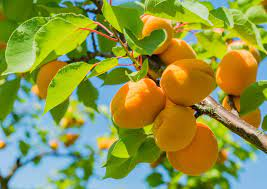
#> input picture Frontend/images/about.jpg, 267 x 189 px, given in place of the camera
$ jupyter execute 'Motion detect and Frame Capture.ipynb'
#> lines starting #> are read from the running program, lines starting #| are printed output that depends on the picture
[cell 1]
# import the necessary packages
from imutils.video import VideoStream
import argparse
import datetime
import imutils
#import os
import time
import cv2

# [9 lines of commented-out code are left out]


currentframe = 0


#save_path="./img/"

# construct the argument parser and parse the arguments
ap = argparse.ArgumentParser()
ap.add_argument("-f", "--fff", help="a dummy argument to fool ipython", default="1")
ap.add_argument("-v", "--video", help="path to the video file")
ap.add_argument("-a", "--min-area", type=int, default=750, help="minimum area size")
#args, unknown = parser.parse_known_args()
args = vars(ap.parse_args())


# if the video argument is None, then we are reading from webcam
if args.get("video", None) is None:
    vs = VideoStream(src=0).start()
    time.sleep(2.0)
# otherwise, we are reading from a video file
else:
    vs = cv2.VideoCapture(args["video"])
# initialize the first frame in the video stream
firstFrame = None


# loop over the frames of the video
while True:
    # grab the current frame and initialize the occupied/unoccupied
    # text
    frame = vs.read()
#> frame is the input picture: shape (189, 267, 3); mean B, G, R 68.7, 149.3, 140.1
    frame = frame if args.get("video", None) is None else frame[1]
    text = "Unoccupied"
    # if the frame could not be grabbed, then we have reached the end
    # of the video
    if frame is None:
        break
    # resize the frame, convert it to grayscale, and blur it
    frame = imutils.resize(frame, width=500)
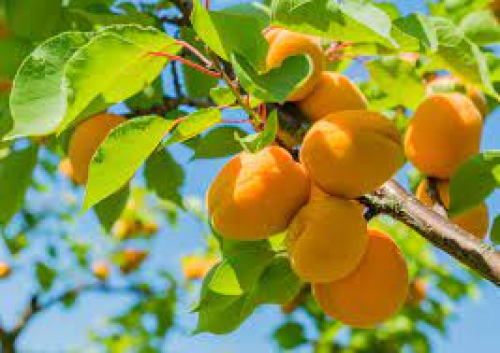
#> frame: shape (353, 500, 3); mean B, G, R 68.6, 149.3, 140.1
    gray = cv2.cvtColor(frame, cv2.COLOR_BGR2GRAY)
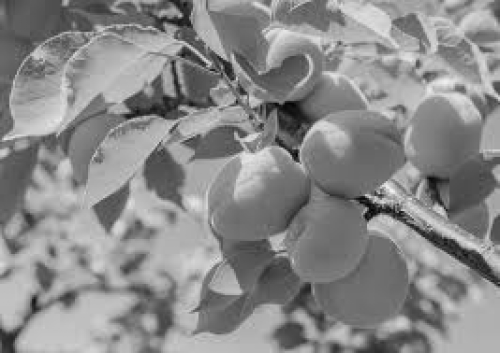
#> gray: shape (353, 500); min 1, max 245, mean 137.3
    gray = cv2.GaussianBlur(gray, (21, 21), 0)
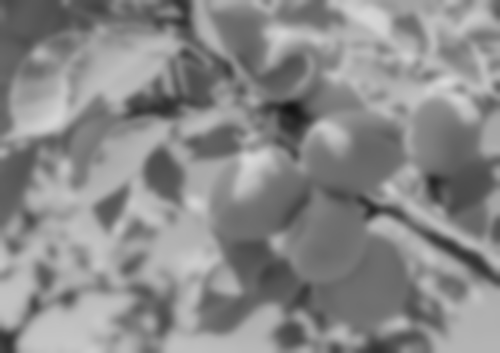
#> gray: shape (353, 500); min 20, max 216, mean 137.3
    # if the first frame is None, initialize it
    if firstFrame is None:
        firstFrame = gray
        continue


# compute the absolute difference between the current frame and
    # first frame
    frameDelta = cv2.absdiff(firstFrame, gray)
    thresh = cv2.threshold(frameDelta, 25, 255, cv2.THRESH_BINARY)[1]
    # dilate the thresholded image to fill in holes, then find contours
    # on thresholded image
    thresh = cv2.dilate(thresh, None, iterations=2)
    cnts = cv2.findContours(thresh.copy(), cv2.RETR_EXTERNAL,
        cv2.CHAIN_APPROX_SIMPLE)
    cnts = imutils.grab_contours(cnts)
    # loop over the contours
    for c in cnts:
        # if the contour is too small, ignore it
        if cv2.contourArea(c) < args["min_area"]:
            continue

        # compute the bounding box for the contour, draw it on the frame,
        # and update the text
        #(x, y, w, h) = cv2.boundingRect(c)
        #cv2.rectangle(frame, (x, y), (x + w, y + h), (0, 255, 0), 2)


        text = "Occupied"
        #cv2.imwrite (save_path + str ( datetime.datetime.now().strftime("%A %d %B %Y %I:%M:%S%p")) + ".jpg", frame )


        if text =="Occupied":
            time.sleep(1)
            # if video is still left continue creating images
            name = './data/frame' + str(currentframe) + '.jpg'
            print('Creating...' + name)

            # writing the extracted images
            cv2.imwrite(name, frame)

            # increasing counter so that it will
            # show how many frames are created
            currentframe += 1
            time.sleep(1)


        # draw the text and timestamp on the frame
    cv2.putText(frame, "Room Status: {}".format(text), (10, 20),
        cv2.FONT_HERSHEY_SIMPLEX, 0.5, (0, 0, 255), 2)
    cv2.putText(frame, datetime.datetime.now().strftime("%A %d %B %Y %I:%M:%S%p"),
        (10, frame.shape[0] - 10), cv2.FONT_HERSHEY_SIMPLEX, 0.35, (0, 0, 255), 1)


    # show the frame and record if the user presses a key
    cv2.imshow("Security Feed", frame)
    cv2.imshow("Thresh", thresh)
    cv2.imshow("Frame Delta", frameDelta)
    key = cv2.waitKey(1) & 0xFF
    # if the `q` key is pressed, break from the lop
    if key == ord("q"):
        break
# cleanup the camera and close any open windows
vs.stop() if args.get("video", None) is None else vs.release()
cv2.destroyAllWindows()

$ run again, on Frontend/images/back3.jpg
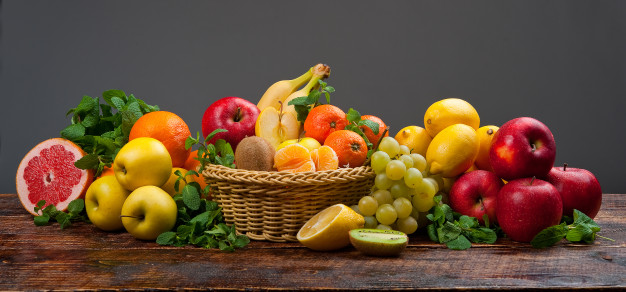
#> input picture Frontend/images/back3.jpg, 626 x 292 px, given in place of the camera
#> frame is the input picture: shape (292, 626, 3); mean B, G, R 54.3, 78.2, 103.7
#> `frame = imutils.resize(frame, width=500)`:
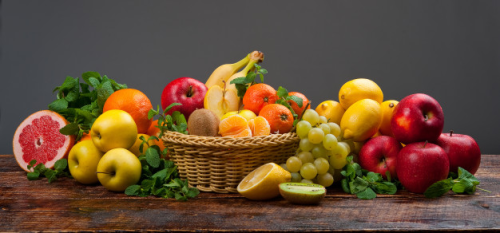
#> frame: shape (233, 500, 3); mean B, G, R 54.3, 78.2, 103.7
#> `gray = cv2.GaussianBlur(gray, (21, 21), 0)`:
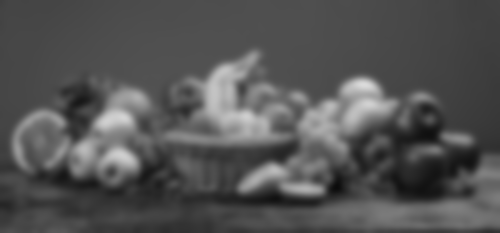
#> gray: shape (233, 500); min 11, max 219, mean 83.2

$ run again, on Frontend/images/back5.jpg
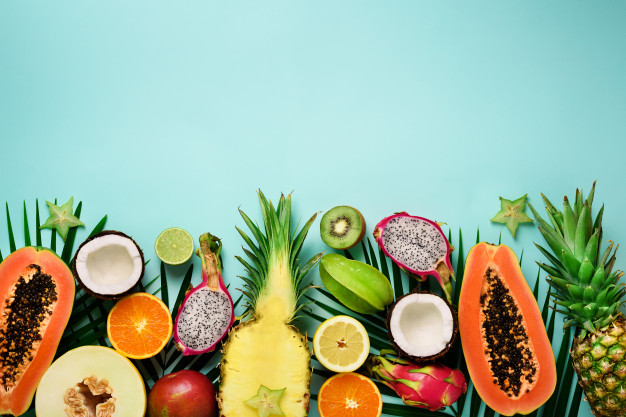
#> input picture Frontend/images/back5.jpg, 626 x 417 px, given in place of the camera
#> frame is the input picture: shape (417, 626, 3); mean B, G, R 153.1, 178.3, 157.3
#> frame: shape (333, 500, 3)
#> `gray = cv2.cvtColor(frame, cv2.COLOR_BGR2GRAY)`:
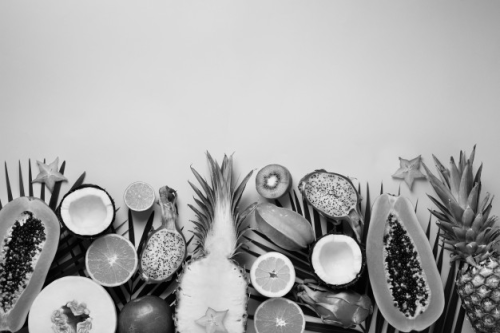
#> gray: shape (333, 500); min 0, max 243, mean 169.2
#> `gray = cv2.GaussianBlur(gray, (21, 21), 0)`:
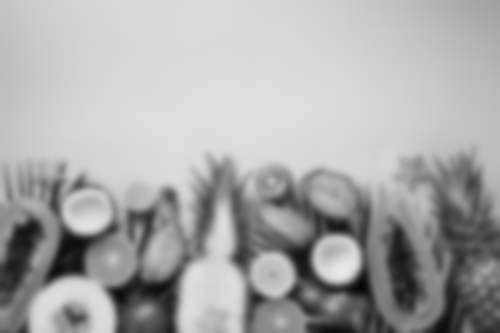
#> gray: shape (333, 500); min 6, max 233, mean 169.2
